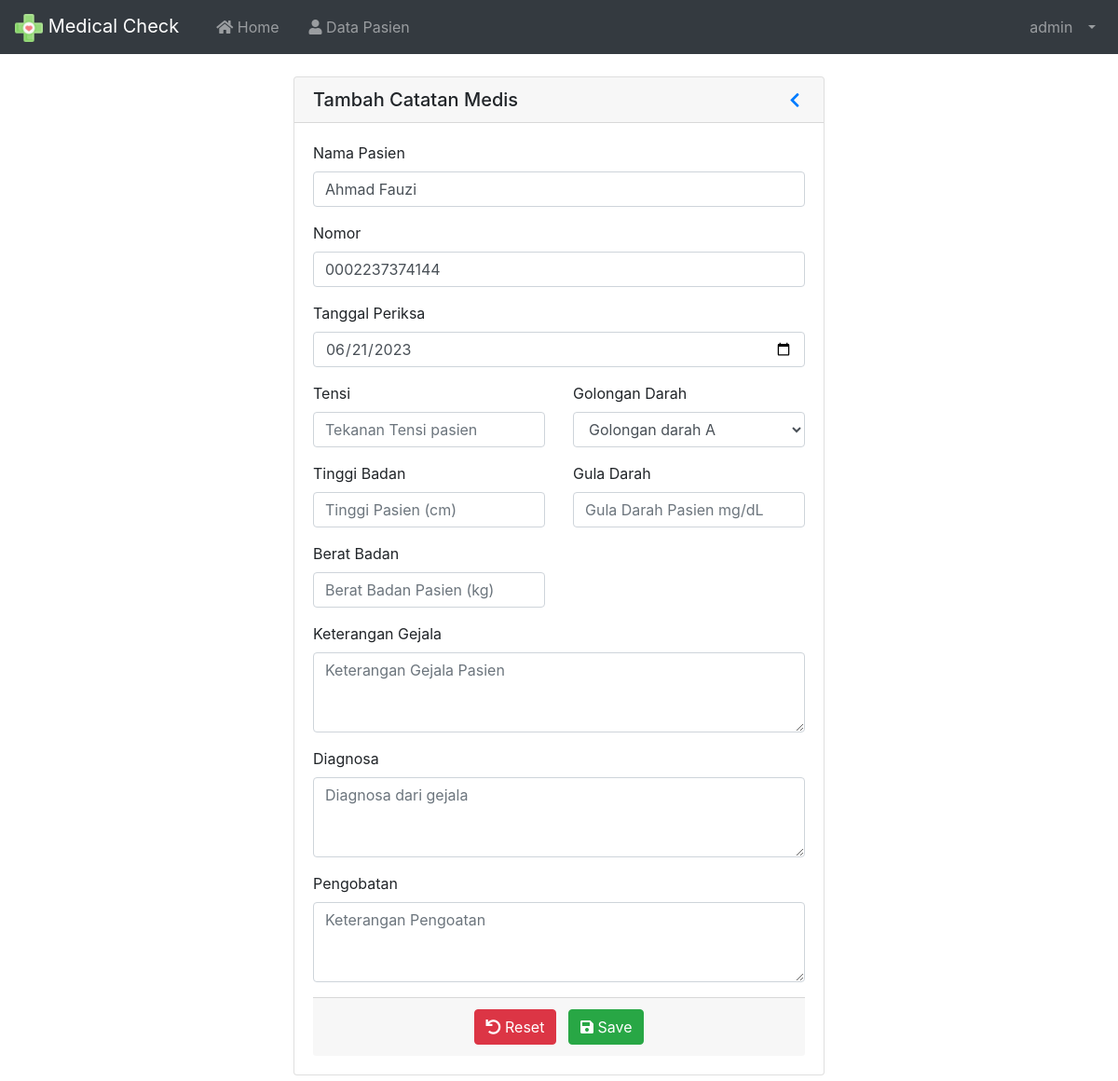
The page /index.php?page=TambahCatatanMedis&id=14 (signed in) on the database its author committed.
### tables this page shows
CREATE TABLE `tbl_karyawan` (
  `id` int(11) NOT NULL,
  `nama` varchar(100) NOT NULL,
  `username` varchar(30) NOT NULL,
  `password` varchar(255) NOT NULL,
  `role` varchar(20) NOT NULL
);

CREATE TABLE `tbl_pasien` (
  `id` int(11) NOT NULL,
  `nomor` varchar(13) NOT NULL,
  `nama_pasien` varchar(50) NOT NULL,
  `tanggal_lahir` date NOT NULL,
  `usia` int(3) NOT NULL,
  `gender` enum('laki-laki','perempuan') NOT NULL,
  `alamat` text NOT NULL,
  `no_hp` varchar(13) NOT NULL
);

CREATE TABLE `tbl_medical_check` (
  `id` int(11) NOT NULL,
  `nomor` varchar(13) NOT NULL,
  `nama_pasien` varchar(100) NOT NULL,
  `tanggal_periksa` date NOT NULL,
  `tensi` varchar(8) NOT NULL,
  `tinggi` int(3) NOT NULL,
  `berat` int(3) NOT NULL,
  `gula_darah` int(3) NOT NULL,
  `gol_darah` enum('A','B','AB','O') NOT NULL,
  `keterangan` varchar(400) NOT NULL,
  `diagnosa` varchar(400) NOT NULL,
  `pengobatan` varchar(400) NOT NULL
);

### index.php (called while the page is built, shortened)
<?php
  require 'load/config.php';
  require 'load/function.php';
?>
<?php require_once 'header.php'; ?>
<?php require 'content.php'; ?>
<?php require_once 'footer.php'; ?>

### load/function.php (called while the page is built, shortened)
<?php
require 'config.php';
function viewData($query)
{
  global $koneksi;
  $result = mysqli_query($koneksi, $query);
  if (mysqli_num_rows($result) == 1) {
    return mysqli_fetch_assoc($result);
  }
  $rows = [];
  return $rows;
}
function viewDatas($query)
{
  global $koneksi;
  $result = mysqli_query($koneksi, $query);
  $rows = [];
  while ($row = mysqli_fetch_assoc($result)) {
    $rows[] = $row;
  }
  return $rows;
}

### page/catatanmedis/tambahperiksa.php (the view, shortened to what this page needs)
<?php
$id = $_GET['id'];
$data = viewData("SELECT * FROM tbl_pasien WHERE id = '$id'");
$nomor = $data['nomor'];
$catatan = viewDatas("SELECT * FROM tbl_medical_check WHERE nomor = '$nomor'");
foreach ($catatan as $row) {
	$gol_darah = $row['gol_darah'];
}
?>
<div class="container" style="width: 50%;">
	<div class="card mt-4 mb-4">
		<h5 class="card-header d-flex flex-row align-items-center justify-content-between">
			<a>Tambah Catatan Medis</a>
			<a href="?page=DataPersonal&id=<?php echo $data['id']; ?>" role="button" id="dropdownMenuLink" aria-haspopup="true" aria-expanded="false">
				<i class="fas fa-chevron-left fa-sm fa-fw"></i>
			</a>
		</h5>
		<div class="card-body">
			<form method="post" enctype="multipart/form-data">
				<div class="form-group">
					<label for="username">Nama Pasien</label>
					<input type="text" maxlength="50" class="form-control" name="nama_pasien" id="nama_pasien" placeholder="Nama Pasien" value="<?= $data['nama_pasien']; ?>" required>
				</div>
				<div class="form-group">
					<label for="nomor">Nomor</label>
					<input type="text" maxlength="50" class="form-control" name="nomor" id="nomor" placeholder="nomor" value="<?= $data['nomor']; ?>" required>
				</div>
				<div class="form-group">
					<label for="tanggal_periksa">Tanggal Periksa</label>
					<input type="date" class="form-control" name="tanggal_periksa" id="tanggal_periksa" placeholder="Tanggal Periksa" value="<?php echo date('Y-m-d'); ?>" required>
				</div>
				<div class="form-group">
					<div class="row">
						<div class="col">
							<label for="tensi">Tensi</label>
							<input type="text" min="0" class="form-control" name="tensi" id="tensi" placeholder="Tekanan Tensi pasien">
						</div>
						<div class="col">
							<label for="gol_darah_pilih">Golongan Darah</label>
							<select class="form-control" name="gol_darah_pilih" id="gol_darah_pilih">
								<option value="A" <?php if (isset($gol_darah) && $gol_darah == 'A') echo 'selected'; ?>>Golongan darah A</option>
							</select>
						</div>
					</div>
				</div>
				<div class="form-group">
					<div class="row">
						<div class="col">
							<label for="tinggi">Tinggi Badan</label>
							<input type="number" min="0" class="form-control" name="tinggi" id="tinggi" placeholder="Tinggi Pasien (cm)">
						</div>
						<div class="col">
							<label for="gula_darah">Gula Darah</label>
							<input type="number" min="0" class="form-control" name="gula_darah" id="gula_darah" placeholder="Gula Darah Pasien mg/dL">
						</div>
					</div>
				</div>
				<div class="form-group">
					<div class="row">
						<div class="col">
							<label for="berat">Berat Badan</label>
							<input type="number" min="0" class="form-control" name="berat" id="berat" placeholder="Berat Badan Pasien (kg)">
						</div>
						<div class="col">
						</div>
					</div>
				</div>
				<div class="form-group">
					<label for="gejala">Keterangan Gejala</label>
					<textarea class="form-control" name="gejala" id="gejala" placeholder="Keterangan Gejala Pasien" rows="3" required></textarea>
				</div>
				<div class="form-group">
					<label for="diagnosa">Diagnosa</label>
					<textarea class="form-control" name="diagnosa" id="diagnosa" placeholder="Diagnosa dari gejala" rows="3" required></textarea>
				</div>
				<div class="form-group">
					<label for="pengobatan">Pengobatan</label>
					<textarea class="form-control" name="pengobatan" id="pengobatan" placeholder="Keterangan Pengoatan" rows="3" required></textarea>
				</div>
				<div class="card-footer text-center">
					<button type="reset" class="btn btn-danger mr-2"><i class="fas fa-undo"></i> Reset</button>
					<button type="submit" name="submit" class="btn btn-success"><i class="fas fa-save"></i> Save</button>
				</div>
			</form>
		</div>
	</div>
</div>

### header.php (shortened to what this page needs)
<?php
$id = $_SESSION['id'];
$result = mysqli_query($koneksi, "SELECT * FROM tbl_karyawan WHERE id = '$id'");
$user = mysqli_fetch_assoc($result);
?>
<!DOCTYPE html>
<html lang="en">
<head>
	<link rel="stylesheet" href="asset/vendor/bootstrap-4.5.3/css/bootstrap.min.css">
	<link rel="stylesheet" href="asset/vendor/fontawesome/css/all.min.css">
	<link rel="stylesheet" href="asset/vendor/datatables-b4/datatables.min.css">
</head>
<body>
	<nav class="navbar navbar-expand-lg navbar-dark bg-dark">
		<a class="navbar-brand" href="index.php">
			<img src="asset/img/health-care.png" width="30" height="30" alt="">
			Medical Check
		</a>
		<div class="collapse navbar-collapse" id="navbarSupportedContent">
			<ul class="navbar-nav mr-auto">
				<li class="nav-item ml-3">
					<a class="nav-link" href="index.php"><i class="fas fa-home"></i> Home<span class="sr-only">(current)</span></a>
				</li>
				<li class="nav-item ml-3">
					<a class="nav-link" href="?page=Pasien"><i class="fas fa-user"></i> Data Pasien</a>
				</li>
			</ul>
			<ul class="navbar-nav ml-auto">
				<li class="nav-item dropdown">
					<a class="nav-link dropdown-toggle" href="#" id="userDropdown" role="button" data-toggle="dropdown" aria-haspopup="true" aria-expanded="false">
						<span class="mr-2 d-none d-lg-inline"><?= $user['nama']; ?></span>
					</a>
				</li>
			</ul>
		</div>
	</nav>

### rows shown on the page
tbl_karyawan: nama "admin"
tbl_pasien: nama_pasien "Ahmad Fauzi", nomor "0002237374144"
tbl_medical_check: gol_darah_pilih "Golongan darah A"
